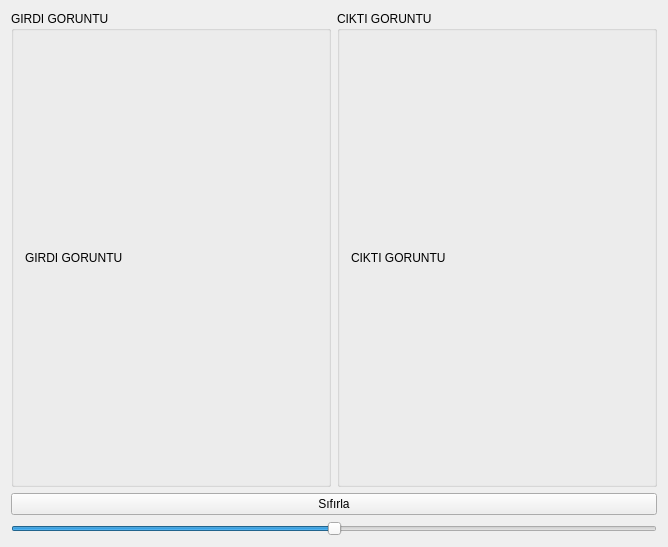
<?xml version="1.0" encoding="UTF-8"?>
<ui version="4.0">
 <class>WidgetMain</class>
 <widget class="QWidget" name="WidgetMain">
  <property name="geometry">
   <rect>
    <x>0</x>
    <y>0</y>
    <width>668</width>
    <height>547</height>
   </rect>
  </property>
  <property name="windowTitle">
   <string>Resim Kontrast</string>
  </property>
  <layout class="QVBoxLayout" name="verticalLayout">
   <item>
    <layout class="QHBoxLayout" name="horizontalLayout">
     <item>
      <widget class="QGroupBox" name="groupBox">
       <property name="title">
        <string>GIRDI GORUNTU </string>
       </property>
       <layout class="QVBoxLayout" name="verticalLayout_2">
        <item>
         <widget class="QLabel" name="labelResim1">
          <property name="text">
           <string>GIRDI GORUNTU </string>
          </property>
         </widget>
        </item>
       </layout>
      </widget>
     </item>
     <item>
      <widget class="QGroupBox" name="groupBox_2">
       <property name="title">
        <string>CIKTI GORUNTU</string>
       </property>
       <layout class="QVBoxLayout" name="verticalLayout_3">
        <item>
         <widget class="QLabel" name="labelResim2">
          <property name="text">
           <string>CIKTI GORUNTU</string>
          </property>
         </widget>
        </item>
       </layout>
      </widget>
     </item>
    </layout>
   </item>
   <item>
    <widget class="QPushButton" name="pushButton">
     <property name="text">
      <string>Sıfırla</string>
     </property>
    </widget>
   </item>
   <item>
    <widget class="QSlider" name="horizontalSlider">
     <property name="minimum">
      <number>-100</number>
     </property>
     <property name="maximum">
      <number>100</number>
     </property>
     <property name="orientation">
      <enum>Qt::Horizontal</enum>
     </property>
    </widget>
   </item>
  </layout>
 </widget>
 <layoutdefault spacing="6" margin="11"/>
 <resources/>
 <connections/>
</ui>
